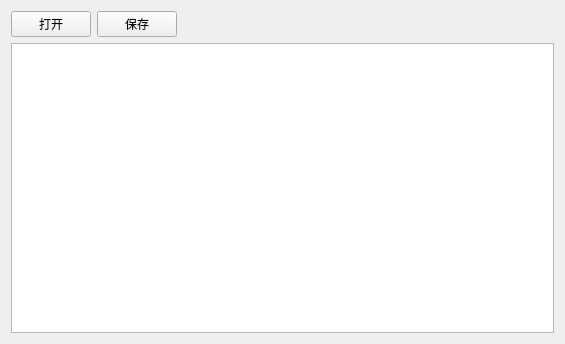
<?xml version="1.0" encoding="UTF-8"?>
<ui version="4.0">
 <class>experiment_four</class>
 <widget class="QWidget" name="experiment_four">
  <property name="geometry">
   <rect>
    <x>0</x>
    <y>0</y>
    <width>565</width>
    <height>344</height>
   </rect>
  </property>
  <property name="windowTitle">
   <string>experiment_four</string>
  </property>
  <layout class="QVBoxLayout" name="verticalLayout">
   <item>
    <layout class="QHBoxLayout" name="horizontalLayout">
     <item>
      <widget class="QPushButton" name="BtnOpen">
       <property name="text">
        <string>打开</string>
       </property>
      </widget>
     </item>
     <item>
      <widget class="QPushButton" name="BtnSave">
       <property name="text">
        <string>保存</string>
       </property>
      </widget>
     </item>
     <item>
      <spacer name="horizontalSpacer">
       <property name="orientation">
        <enum>Qt::Horizontal</enum>
       </property>
       <property name="sizeHint" stdset="0">
        <size>
         <width>40</width>
         <height>20</height>
        </size>
       </property>
      </spacer>
     </item>
    </layout>
   </item>
   <item>
    <widget class="QPlainTextEdit" name="plainTextEdit"/>
   </item>
  </layout>
 </widget>
 <layoutdefault spacing="6" margin="11"/>
 <resources/>
 <connections/>
</ui>
